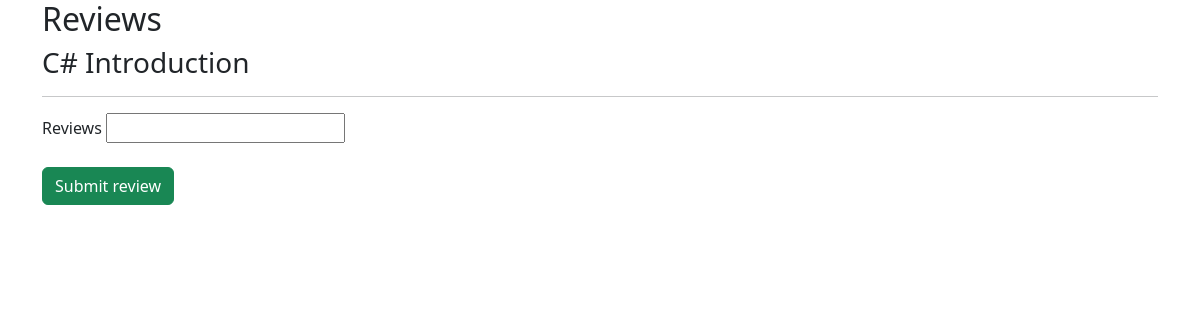
Before: /review/1 with the older database file.
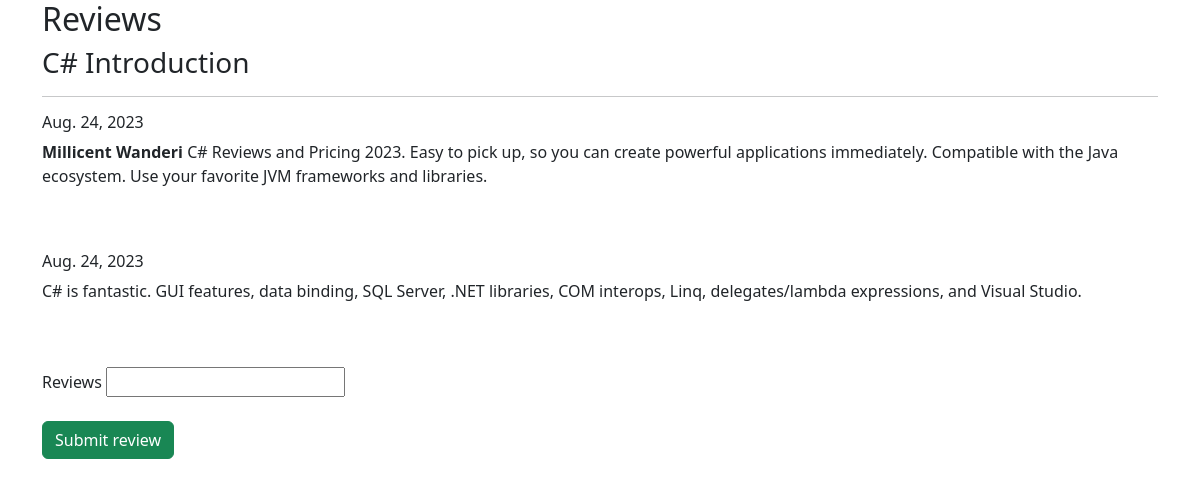
After: the same page with the newer database file.
### blogcontent/models.py (models this page shows, shortened)
class Review(models.Model):
    post_review = models.ForeignKey(Blog, on_delete=models.CASCADE)
    user = models.ForeignKey(User, on_delete=models.PROTECT)
    date_of_review = models.DateField(auto_now_add = True)
    review = models.TextField(max_length=300)

### blogcontent/views.py (the view, shortened to what this page needs)
# urls.py: path("review/<int:pk>", views.review, name="review"),
def review(request, pk): #pk  -id of the post being commented on
    postreview = Blog.objects.get(pk=pk) # get gets one object/instance of the pk passed
    all_reviews = Review.objects.filter(post_review = postreview)
    context = {
        "postreview" : postreview,
        "user" : request.user,
        "all_reviews" : all_reviews
    }
    return render(request, "review.html", context)

### templates/review.html (shortened to what this page needs)
{% extends "layout.html" %}
{% block Homepage %}
<h2>Reviews</h2>
<div>
    <h3>{{ postreview.title }}</h3>
    <hr>
    {% for review in all_reviews %}
    <h6>{{ review.date_of_review }}</h6>
    <p> <strong>{{ review.user.first_name }} {{ review.user.last_name }}</strong> {{ review.review }}</p>
    <br>
    <br>
    {% endfor %}
    <div>
        <form action="{% url 'review' pk=postreview.pk %}" method="POST">
            <div>
                <label>Reviews</label>
                <input type="text", name="review">
            </div>
            <br>
            <div>
                <button class="btn btn-success" type="submit">Submit review</button>
            </div>
        </form>
    </div>
</div>
{% endblock %}

Changed rows visible on the page:
added Review: date_of_review "Aug. 24, 2023", user.first_name "Millicent", user.last_name "Wanderi", review "C# Reviews and Pricing 2023. Easy to pick up, so you can create powerful applications immediately. Compatible with the Java ecosystem. Use your favorite JVM frameworks and libraries."
added Review: date_of_review "Aug. 24, 2023", review "C# is fantastic. GUI features, data binding, SQL Server, .NET libraries, COM interops, Linq, delegates/lambda expressions, and Visual Studio."
